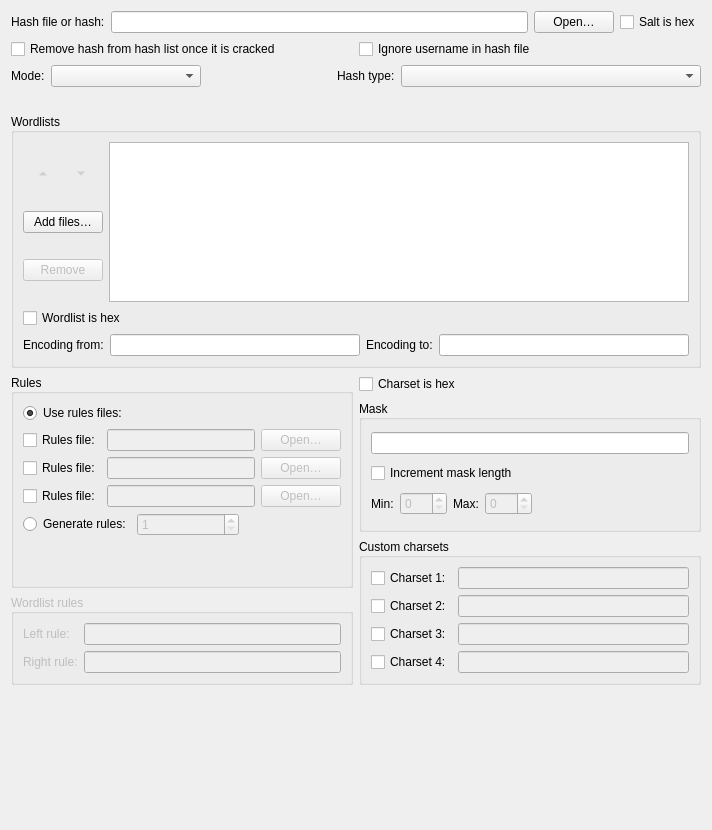
          <widget class="QWidget" name="scrollAreaWidgetContents_attack">
           <property name="geometry">
            <rect>
             <x>0</x>
             <y>0</y>
             <width>712</width>
             <height>830</height>
            </rect>
           </property>
           <layout class="QVBoxLayout" name="verticalLayout_38">
            <item>
             <layout class="QHBoxLayout" name="horizontalLayout_27">
              <item>
               <widget class="QLabel" name="label_hashfile">
                <property name="text">
                 <string>Hash file or hash:</string>
                </property>
               </widget>
              </item>
              <item>
               <widget class="QLineEdit" name="lineEdit_hashfile">
                <property name="enabled">
                 <bool>true</bool>
                </property>
                <property name="readOnly">
                 <bool>false</bool>
                </property>
               </widget>
              </item>
              <item>
               <widget class="QPushButton" name="pushButton_open_hashfile">
                <property name="text">
                 <string>Open…</string>
                </property>
               </widget>
              </item>
              <item>
               <widget class="QCheckBox" name="checkBox_hex_salt">
                <property name="toolTip">
                 <string>Assume the salt is given in hexadecimal.</string>
                </property>
                <property name="text">
                 <string>Salt is hex</string>
                </property>
               </widget>
              </item>
             </layout>
            </item>
            <item>
             <layout class="QHBoxLayout" name="horizontalLayout_65">
              <item>
               <widget class="QCheckBox" name="checkBox_remove">
                <property name="text">
                 <string>Remove hash from hash list once it is cracked</string>
                </property>
               </widget>
              </item>
              <item>
               <widget class="QCheckBox" name="checkBox_ignoreusername">
                <property name="text">
                 <string>Ignore username in hash file</string>
                </property>
               </widget>
              </item>
             </layout>
            </item>
            <item>
             <layout class="QHBoxLayout" name="horizontalLayout_29">
              <item>
               <widget class="QLabel" name="label_attack_mode">
                <property name="text">
                 <string>Mode:</string>
                </property>
               </widget>
              </item>
              <item>
               <widget class="QComboBox" name="comboBox_attack">
                <property name="minimumSize">
                 <size>
                  <width>150</width>
                  <height>0</height>
                 </size>
                </property>
                <property name="currentIndex">
                 <number>-1</number>
                </property>
               </widget>
              </item>
              <item>
               <spacer name="horizontalSpacer_10">
                <property name="orientation">
                 <enum>Qt::Orientation::Horizontal</enum>
                </property>
                <property name="sizeHint" stdset="0">
                 <size>
                  <width>40</width>
                  <height>20</height>
                 </size>
                </property>
               </spacer>
              </item>
              <item>
               <widget class="QLabel" name="label_hash_type">
                <property name="sizePolicy">
                 <sizepolicy hsizetype="Preferred" vsizetype="Preferred">
                  <horstretch>0</horstretch>
                  <verstretch>0</verstretch>
                 </sizepolicy>
                </property>
                <property name="text">
                 <string>Hash type:</string>
                </property>
               </widget>
              </item>
              <item>
               <widget class="QComboBox" name="comboBox_hash_type">
                <property name="minimumSize">
                 <size>
                  <width>300</width>
                  <height>0</height>
                 </size>
                </property>
               </widget>
              </item>
             </layout>
            </item>
            <item>
             <widget class="QLabel" name="label_mode_hint">
              <property name="sizePolicy">
               <sizepolicy hsizetype="Preferred" vsizetype="Minimum">
                <horstretch>0</horstretch>
                <verstretch>0</verstretch>
               </sizepolicy>
              </property>
              <property name="text">
               <string/>
              </property>
             </widget>
            </item>
            <item>
             <widget class="QGroupBox" name="groupBox_wordlists">
              <property name="title">
               <string>Wordlists</string>
              </property>
              <property name="alignment">
               <set>Qt::AlignmentFlag::AlignLeft|Qt::AlignmentFlag::AlignVCenter</set>
              </property>
              <layout class="QVBoxLayout" name="verticalLayout_wordlists">
               <item>
                <layout class="QHBoxLayout" name="horizontalLayout_13">
                 <item>
                  <layout class="QVBoxLayout" name="verticalLayout_17">
                   <item>
                    <layout class="QHBoxLayout" name="horizontalLayout_69">
                     <item>
                      <widget class="QToolButton" name="toolButton_wordlist_move_up">
                       <property name="enabled">
                        <bool>false</bool>
                       </property>
                       <property name="toolTip">
                        <string>Move item up</string>
                       </property>
                       <property name="autoRaise">
                        <bool>true</bool>
                       </property>
                       <property name="arrowType">
                        <enum>Qt::ArrowType::UpArrow</enum>
                       </property>
                      </widget>
                     </item>
                     <item>
                      <widget class="QToolButton" name="toolButton_wordlist_move_down">
                       <property name="enabled">
                        <bool>false</bool>
                       </property>
                       <property name="toolTip">
                        <string>Move item down</string>
                       </property>
                       <property name="autoRaise">
                        <bool>true</bool>
                       </property>
                       <property name="arrowType">
                        <enum>Qt::ArrowType::DownArrow</enum>
                       </property>
                      </widget>
                     </item>
                    </layout>
                   </item>
                   <item>
                    <widget class="QPushButton" name="pushButton_add_wordlist">
                     <property name="sizePolicy">
                      <sizepolicy hsizetype="Preferred" vsizetype="Fixed">
                       <horstretch>0</horstretch>
                       <verstretch>0</verstretch>
                      </sizepolicy>
                     </property>
                     <property name="text">
                      <string>Add files…</string>
                     </property>
                    </widget>
                   </item>
                   <item>
                    <widget class="QPushButton" name="pushButton_remove_wordlist">
                     <property name="enabled">
                      <bool>false</bool>
                     </property>
                     <property name="sizePolicy">
                      <sizepolicy hsizetype="Preferred" vsizetype="Fixed">
                       <horstretch>0</horstretch>
                       <verstretch>0</verstretch>
                      </sizepolicy>
                     </property>
                     <property name="text">
                      <string>Remove</string>
                     </property>
                    </widget>
                   </item>
                  </layout>
                 </item>
                 <item>
                  <widget class="QListWidget" name="listWidget_wordlist">
                   <property name="sizePolicy">
                    <sizepolicy hsizetype="Expanding" vsizetype="Minimum">
                     <horstretch>0</horstretch>
                     <verstretch>0</verstretch>
                    </sizepolicy>
                   </property>
                   <property name="maximumSize">
                    <size>
                     <width>16777215</width>
                     <height>160</height>
                    </size>
                   </property>
                   <property name="acceptDrops">
                    <bool>true</bool>
                   </property>
                   <property name="dragDropMode">
                    <enum>QAbstractItemView::DragDropMode::DropOnly</enum>
                   </property>
                   <property name="alternatingRowColors">
                    <bool>true</bool>
                   </property>
                   <property name="selectionMode">
                    <enum>QAbstractItemView::SelectionMode::ExtendedSelection</enum>
                   </property>
                  </widget>
                 </item>
                </layout>
               </item>
               <item>
                <widget class="QCheckBox" name="checkBox_hex_wordlist">
                 <property name="toolTip">
                  <string>Assume words in the wordlist are given in hexadecimal.</string>
                 </property>
                 <property name="text">
                  <string>Wordlist is hex</string>
                 </property>
                </widget>
               </item>
               <item>
                <layout class="QHBoxLayout" name="horizontalLayout_encoding">
                 <item>
                  <widget class="QLabel" name="label_encoding_from">
                   <property name="text">
                    <string>Encoding from:</string>
                   </property>
                  </widget>
                 </item>
                 <item>
                  <widget class="QLineEdit" name="lineEdit_encoding_from"/>
                 </item>
                 <item>
                  <widget class="QLabel" name="label_encoding_to">
                   <property name="text">
                    <string>Encoding to:</string>
                   </property>
                  </widget>
                 </item>
                 <item>
                  <widget class="QLineEdit" name="lineEdit_encoding_to"/>
                 </item>
                </layout>
               </item>
              </layout>
             </widget>
            </item>
            <item>
             <layout class="QHBoxLayout" name="horizontalLayout_17">
              <item>
               <layout class="QVBoxLayout" name="verticalLayout_10">
                <item>
                 <widget class="QGroupBox" name="groupBox_rules">
                  <property name="title">
                   <string>Rules</string>
                  </property>
                  <property name="alignment">
                   <set>Qt::AlignmentFlag::AlignLeft|Qt::AlignmentFlag::AlignVCenter</set>
                  </property>
                  <layout class="QVBoxLayout" name="verticalLayout_18">
                   <item>
                    <widget class="QRadioButton" name="radioButton_use_rules_file">
                     <property name="text">
                      <string>Use rules files:</string>
                     </property>
                     <property name="checked">
                      <bool>true</bool>
                     </property>
                     <attribute name="buttonGroup">
                      <string notr="true">buttonGroup</string>
                     </attribute>
                    </widget>
                   </item>
                   <item>
                    <layout class="QHBoxLayout" name="horizontalLayout_28">
                     <item>
                      <widget class="QCheckBox" name="checkBox_rulesfile_1">
                       <property name="text">
                        <string>Rules file:</string>
                       </property>
                      </widget>
                     </item>
                     <item>
                      <widget class="QLineEdit" name="lineEdit_rulesfile_1">
                       <property name="enabled">
                        <bool>false</bool>
                       </property>
                       <property name="sizePolicy">
                        <sizepolicy hsizetype="Expanding" vsizetype="Fixed">
                         <horstretch>0</horstretch>
                         <verstretch>0</verstretch>
                        </sizepolicy>
                       </property>
                       <property name="minimumSize">
                        <size>
                         <width>0</width>
                         <height>0</height>
                        </size>
                       </property>
                       <property name="readOnly">
                        <bool>false</bool>
                       </property>
                      </widget>
                     </item>
                     <item>
                      <widget class="QPushButton" name="pushButton_open_rulesfile_1">
                       <property name="enabled">
                        <bool>false</bool>
                       </property>
                       <property name="text">
                        <string>Open…</string>
                       </property>
                      </widget>
                     </item>
                    </layout>
                   </item>
                   <item>
                    <layout class="QHBoxLayout" name="horizontalLayout_37">
                     <item>
                      <widget class="QCheckBox" name="checkBox_rulesfile_2">
                       <property name="text">
                        <string>Rules file:</string>
                       </property>
                      </widget>
                     </item>
                     <item>
                      <widget class="QLineEdit" name="lineEdit_rulesfile_2">
                       <property name="enabled">
                        <bool>false</bool>
                       </property>
                       <property name="sizePolicy">
                        <sizepolicy hsizetype="Expanding" vsizetype="Fixed">
                         <horstretch>0</horstretch>
                         <verstretch>0</verstretch>
                        </sizepolicy>
                       </property>
                       <property name="minimumSize">
                        <size>
                         <width>0</width>
                         <height>0</height>
                        </size>
                       </property>
                       <property name="readOnly">
                        <bool>false</bool>
                       </property>
                      </widget>
                     </item>
                     <item>
                      <widget class="QPushButton" name="pushButton_open_rulesfile_2">
                       <property name="enabled">
                        <bool>false</bool>
                       </property>
                       <property name="text">
                        <string>Open…</string>
                       </property>
                      </widget>
                     </item>
                    </layout>
                   </item>
                   <item>
                    <layout class="QHBoxLayout" name="horizontalLayout_44">
                     <item>
                      <widget class="QCheckBox" name="checkBox_rulesfile_3">
                       <property name="text">
                        <string>Rules file:</string>
                       </property>
                      </widget>
                     </item>
                     <item>
                      <widget class="QLineEdit" name="lineEdit_rulesfile_3">
                       <property name="enabled">
                        <bool>false</bool>
                       </property>
                       <property name="sizePolicy">
                        <sizepolicy hsizetype="Expanding" vsizetype="Fixed">
                         <horstretch>0</horstretch>
                         <verstretch>0</verstretch>
                        </sizepolicy>
                       </property>
                       <property name="minimumSize">
                        <size>
                         <width>0</width>
                         <height>0</height>
                        </size>
                       </property>
                       <property name="readOnly">
                        <bool>false</bool>
                       </property>
                      </widget>
                     </item>
                     <item>
                      <widget class="QPushButton" name="pushButton_open_rulesfile_3">
                       <property name="enabled">
                        <bool>false</bool>
                       </property>
                       <property name="text">
                        <string>Open…</string>
                       </property>
                      </widget>
                     </item>
                    </layout>
                   </item>
                   <item>
                    <layout class="QHBoxLayout" name="horizontalLayout_30">
                     <item>
                      <widget class="QRadioButton" name="radioButton_generate_rules">
                       <property name="text">
                        <string>Generate rules:</string>
                       </property>
                       <attribute name="buttonGroup">
                        <string notr="true">buttonGroup</string>
                       </attribute>
                      </widget>
                     </item>
                     <item>
                      <widget class="QSpinBox" name="spinBox_generate_rules">
                       <property name="enabled">
                        <bool>false</bool>
                       </property>
                       <property name="sizePolicy">
                        <sizepolicy hsizetype="Expanding" vsizetype="Fixed">
                         <horstretch>0</horstretch>
                         <verstretch>0</verstretch>
                        </sizepolicy>
                       </property>
                       <property name="prefix">
                        <string/>
                       </property>
                       <property name="minimum">
                        <number>1</number>
                       </property>
                       <property name="maximum">
                        <number>100000</number>
                       </property>
                      </widget>
                     </item>
                     <item>
                      <spacer name="horizontalSpacer_4">
                       <property name="orientation">
                        <enum>Qt::Orientation::Horizontal</enum>
                       </property>
                       <property name="sizeHint" stdset="0">
                        <size>
                         <width>40</width>
                         <height>20</height>
                        </size>
                       </property>
                      </spacer>
                     </item>
                    </layout>
                   </item>
                   <item>
                    <spacer name="verticalSpacer">
                     <property name="orientation">
                      <enum>Qt::Orientation::Vertical</enum>
                     </property>
                     <property name="sizeType">
                      <enum>QSizePolicy::Policy::Expanding</enum>
                     </property>
                     <property name="sizeHint" stdset="0">
                      <size>
                       <width>20</width>
                       <height>40</height>
                      </size>
                     </property>
                    </spacer>
                   </item>
                  </layout>
                 </widget>
                </item>
                <item>
                 <widget class="QGroupBox" name="groupBox_wordlist_rules">
                  <property name="enabled">
                   <bool>false</bool>
                  </property>
                  <property name="title">
                   <string>Wordlist rules</string>
                  </property>
                  <property name="alignment">
                   <set>Qt::AlignmentFlag::AlignLeft|Qt::AlignmentFlag::AlignVCenter</set>
                  </property>
                  <layout class="QGridLayout" name="gridLayout_combination_rules">
                   <item row="0" column="0">
                    <widget class="QLabel" name="label_rule_left">
                     <property name="text">
                      <string>Left rule:</string>
                     </property>
                    </widget>
                   </item>
                   <item row="0" column="1">
                    <widget class="QLineEdit" name="lineEdit_rule_left">
                     <property name="toolTip">
                      <string>Single rule applied to each word from the left wordlist.</string>
                     </property>
                    </widget>
                   </item>
                   <item row="1" column="0">
                    <widget class="QLabel" name="label_rule_right">
                     <property name="text">
                      <string>Right rule:</string>
                     </property>
                    </widget>
                   </item>
                   <item row="1" column="1">
                    <widget class="QLineEdit" name="lineEdit_rule_right">
                     <property name="toolTip">
                      <string>Single rule applied to each word from the right wordlist.</string>
                     </property>
                    </widget>
                   </item>
                  </layout>
                 </widget>
                </item>
               </layout>
              </item>
              <item>
               <layout class="QVBoxLayout" name="verticalLayout_7">
                <item>
                 <widget class="QCheckBox" name="checkBox_hex_charset">
                  <property name="text">
                   <string>Charset is hex</string>
                  </property>
                 </widget>
                </item>
                <item>
                 <widget class="QGroupBox" name="groupBox_mask">
                  <property name="title">
                   <string>Mask</string>
                  </property>
                  <property name="alignment">
                   <set>Qt::AlignmentFlag::AlignLeft|Qt::AlignmentFlag::AlignVCenter</set>
                  </property>
                  <layout class="QGridLayout" name="gridLayout_7">
                   <item row="0" column="0">
                    <widget class="QLineEdit" name="lineEdit_mask">
                     <property name="text">
                      <string/>
                     </property>
                     <property name="readOnly">
                      <bool>false</bool>
                     </property>
                    </widget>
                   </item>
                   <item row="1" column="0">
                    <widget class="QCheckBox" name="checkBox_increment">
                     <property name="toolTip">
                      <string>Increment the mask length from the minimum to the maximum.</string>
                     </property>
                     <property name="text">
                      <string>Increment mask length</string>
                     </property>
                    </widget>
                   </item>
                   <item row="2" column="0">
                    <layout class="QHBoxLayout" name="horizontalLayout_increment">
                     <item>
                      <widget class="QLabel" name="label_increment_min">
                       <property name="text">
                        <string>Min:</string>
                       </property>
                      </widget>
                     </item>
                     <item>
                      <widget class="QSpinBox" name="spinBox_increment_min">
                       <property name="enabled">
                        <bool>false</bool>
                       </property>
                       <property name="toolTip">
                        <string>Minimum mask length; 0 uses hashcat’s default.</string>
                       </property>
                       <property name="maximum">
                        <number>256</number>
                       </property>
                       <property name="value">
                        <number>0</number>
                       </property>
                      </widget>
                     </item>
                     <item>
                      <widget class="QLabel" name="label_increment_max">
                       <property name="text">
                        <string>Max:</string>
                       </property>
                      </widget>
                     </item>
                     <item>
                      <widget class="QSpinBox" name="spinBox_increment_max">
                       <property name="enabled">
                        <bool>false</bool>
                       </property>
                       <property name="toolTip">
                        <string>Maximum mask length; 0 uses hashcat’s default.</string>
                       </property>
                       <property name="maximum">
                        <number>256</number>
                       </property>
                       <property name="value">
                        <number>0</number>
                       </property>
                      </widget>
                     </item>
                     <item>
                      <spacer name="horizontalSpacer_increment">
                       <property name="orientation">
                        <enum>Qt::Orientation::Horizontal</enum>
                       </property>
                       <property name="sizeHint" stdset="0">
                        <size>
                         <width>40</width>
                         <height>20</height>
                        </size>
                       </property>
                      </spacer>
                     </item>
                    </layout>
                   </item>
                  </layout>
                 </widget>
                </item>
                <item>
                 <widget class="QGroupBox" name="groupBox_custom_charset">
                  <property name="title">
                   <string>Custom charsets</string>
                  </property>
                  <property name="alignment">
                   <set>Qt::AlignmentFlag::AlignLeft|Qt::AlignmentFlag::AlignVCenter</set>
                  </property>
                  <layout class="QVBoxLayout" name="verticalLayout_9">
                   <item>
                    <layout class="QHBoxLayout" name="horizontalLayout_64">
                     <item>
                      <widget class="QCheckBox" name="checkBox_custom_charset1">
                       <property name="text">
                        <string>Charset 1:</string>
                       </property>
                       <property name="checked">
                        <bool>false</bool>
                       </property>
                      </widget>
                     </item>
                     <item>
                      <widget class="QLineEdit" name="lineEdit_custom_charset1">
                       <property name="enabled">
                        <bool>false</bool>
                       </property>
                       <property name="minimumSize">
                        <size>
                         <width>150</width>
                         <height>0</height>
                        </size>
                       </property>
                       <property name="text">
                        <string/>
                       </property>
                      </widget>
                     </item>
                    </layout>
                   </item>
                   <item>
                    <layout class="QHBoxLayout" name="horizontalLayout_68">
                     <item>
                      <widget class="QCheckBox" name="checkBox_custom_charset2">
                       <property name="text">
                        <string>Charset 2:</string>
                       </property>
                       <property name="checked">
                        <bool>false</bool>
                       </property>
                      </widget>
                     </item>
                     <item>
                      <widget class="QLineEdit" name="lineEdit_custom_charset2">
                       <property name="enabled">
                        <bool>false</bool>
                       </property>
                       <property name="minimumSize">
                        <size>
                         <width>150</width>
                         <height>0</height>
                        </size>
                       </property>
                       <property name="text">
                        <string/>
                       </property>
                      </widget>
                     </item>
                    </layout>
                   </item>
                   <item>
                    <layout class="QHBoxLayout" name="horizontalLayout_70">
                     <item>
                      <widget class="QCheckBox" name="checkBox_custom_charset3">
                       <property name="text">
                        <string>Charset 3:</string>
                       </property>
                       <property name="checked">
                        <bool>false</bool>
                       </property>
                      </widget>
                     </item>
                     <item>
                      <widget class="QLineEdit" name="lineEdit_custom_charset3">
                       <property name="enabled">
                        <bool>false</bool>
                       </property>
                       <property name="minimumSize">
                        <size>
                         <width>150</width>
                         <height>0</height>
                        </size>
                       </property>
                       <property name="text">
                        <string/>
                       </property>
                      </widget>
                     </item>
                    </layout>
                   </item>
                   <item>
                    <layout class="QHBoxLayout" name="horizontalLayout_71">
                     <item>
                      <widget class="QCheckBox" name="checkBox_custom_charset4">
                       <property name="text">
                        <string>Charset 4:</string>
                       </property>
                      </widget>
                     </item>
                     <item>
                      <widget class="QLineEdit" name="lineEdit_custom_charset4">
                       <property name="enabled">
                        <bool>false</bool>
                       </property>
                       <property name="minimumSize">
                        <size>
                         <width>150</width>
                         <height>0</height>
                        </size>
                       </property>
                      </widget>
                     </item>
                    </layout>
                   </item>
                  </layout>
                 </widget>
                </item>
               </layout>
              </item>
             </layout>
            </item>
            <item>
             <spacer name="verticalSpacer_3">
              <property name="orientation">
               <enum>Qt::Orientation::Vertical</enum>
              </property>
              <property name="sizeHint" stdset="0">
               <size>
                <width>20</width>
                <height>40</height>
               </size>
              </property>
             </spacer>
            </item>
           </layout>
          </widget>
